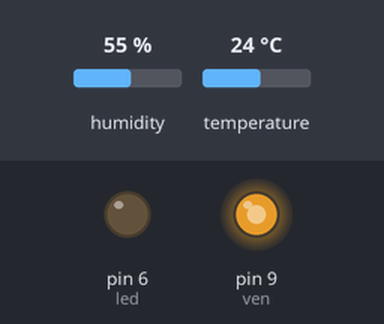
Bench run of a sketch on a simulated Arduino Uno, built with avr-gcc and run on an emulated ATmega328P. On the bench: output pins drawn as LEDs (lit = HIGH). Inputs (shaded band) come from the test bench; at power-on: temperature 24 °C, humidity 55 %. What the sketch prints to the serial monitor is not drawn.

Above: at 1.8 s.
1.9 s: temperature set to 21 °C
3.4 s: temperature set to 18 °C
At 4.5 s:
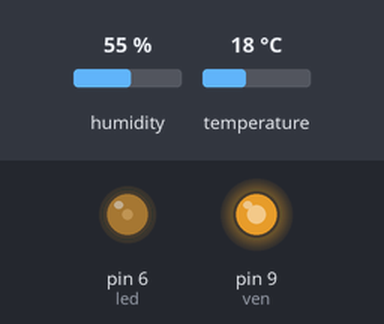
5.6 s: temperature set to 12 °C
At 6.6 s:
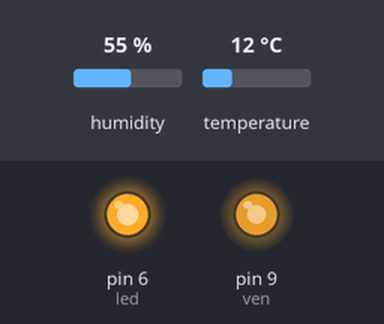
7.6 s: humidity set to 39 %
9.4 s: humidity set to 36 %
At 10.9 s:
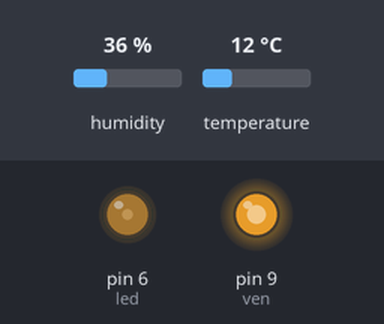
11.7 s: humidity set to 40 %
At 13.0 s:
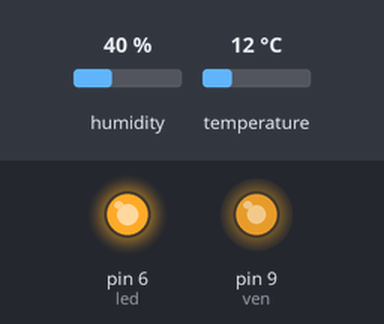
Timing chart, 0 to 14.7 s (numbered marks = the images above; inputs shaded):
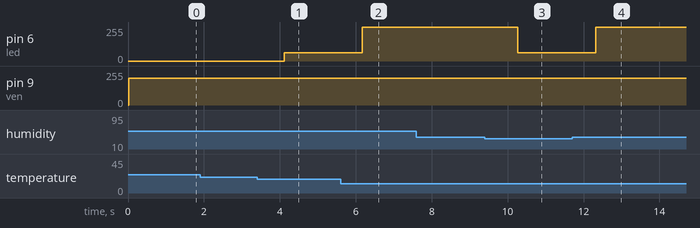

Measured:
- the behaviour switches between 20 and 19 °C on temperature (found by bisection; images 0 and 1)
- the behaviour switches between 38 and 37 % on humidity (found by bisection; images 2 and 3)
- after the input at 1.9 s, every drawn part: stays the same
- after the input at 3.4 s, pin 6 (led): 0/255 → 63/255 after 0.72 s
- after the input at 5.6 s, pin 6 (led): 63/255 → 255/255 after 0.57 s
- after the input at 7.6 s, every drawn part: stays the same
- after the input at 9.4 s, pin 6 (led): 255/255 → 63/255 after 0.87 s
- after the input at 11.7 s, pin 6 (led): 63/255 → 255/255 after 0.62 s

The sketch:

control_temp_ino.ino
```cpp
  #include <DHT11.h>

  int sensor_temp=3;
  // En pwm
  const int led = 6;
  const int ven = 9;


  int temp_muy_baja = 15;
  int temp_baja=17;
  int temperatura_ideal=22;
  int temp_alta=27;
  int temp_muy_alta=32;

  int hume_muy_baja=25;
  int hume_baja=35;
  int humedad_ideal=45;
  int hume_alta=55;
  int hume_muy_alta=65;

  DHT11 dht11(sensor_temp);

  void setup()
  {

       Serial.begin(9600);
      pinMode(led, OUTPUT);
      pinMode(ven,  OUTPUT) ;

  }

  void loop()
  {
      int err;
      float temp, hum;
      if((err=dht11.read(hum, temp))==0)
        {
          Serial.print("Temperatura: ");
          Serial.print(temp);
          Serial.print(" Humedad: ");
          Serial.print(hum);
          Serial.println();

          // Logica difusa led max 255 minimo 0
          // Temperatura muy baja y humedad muy baja
            if(esta_rango(temp_muy_baja,temp) == true && esta_rango(hume_muy_baja,hum) == true){
                // Subida pequeña
                Serial.print("Subida pequeña: ");
                analogWrite(led,63);
            }
              else
           // temp  baja y    humedad baja
            if(esta_rango(temp_muy_baja,temp) == true && esta_rango(hume_baja,hum) == true){
                // Subida pequeña
                Serial.print("Subida pequeña: ");
                analogWrite(led,63);
            }
            else
              // tem mb y hume normal
            if(esta_rango(temp_muy_baja,temp) == true && esta_rango(humedad_ideal,hum) == true){
                // Subida grande
                Serial.print("Subida grande: ");
                analogWrite(led,255);
            }
            else
             // tem mb y hume alta
            if(esta_rango(temp_muy_baja,temp) == true && esta_rango(hume_alta,hum) == true){
                // Subida grande
                  Serial.print("Subida grande: ");
                analogWrite(led,255);
            }
            else
             // tem mb y hume muy alta
            if(esta_rango(temp_muy_baja,temp) == true && esta_rango(hume_muy_alta,hum) == true){
                // Subida grande
                  Serial.print("Subida grande: ");
                analogWrite(led,255);
            }
            else
            // temp baja y hume normal
             if(esta_rango(temp_baja,temp) == true && esta_rango(humedad_ideal,hum) == true){
               // subida pequeña
                Serial.print("Subida pequeña: ");
               analogWrite(led,63);
            }
            else
            // temp baja y hume alta
            if(esta_rango(temp_baja,temp) == true && esta_rango(hume_alta,hum) == true){
               // subida pequeña
                Serial.print("Subida pequeña: ");
               analogWrite(led,63);
            }
            else
              // temp baja y hume muy alta
            if(esta_rango(temp_baja,temp) == true && esta_rango(hume_muy_alta,hum) == true){
               // subida normal
                Serial.print("Subida normal: ");
               analogWrite(led,127);
            }
            else
            // temp normal y humedad alta
            if(esta_rango(temperatura_ideal,temp) == true && esta_rango(hume_muy_alta,hum) == true){
               // bajada pequeña
                Serial.println("bajada pequeña: xD ");
                analogWrite(ven,200);

            }
            else
            // temp alta y humedad norma
            if(esta_rango(temp_alta,temp) == true && esta_rango(humedad_ideal,hum) == true){
               // bajada pequeña
               Serial.println("bajada pequeña: xP ");
               analogWrite(ven,200);

            }
            else
            // temp alta y humedad alta
            if(esta_rango(temp_alta,temp) == true && esta_rango(hume_alta,hum) == true){
               // bajada pequeña
               Serial.println("bajada pequeña: xE ");
               analogWrite(ven,200);

            }
            else
            // temp alta y humedad muy alta
            if(esta_rango(temp_alta,temp) == true && esta_rango(hume_muy_alta,hum) == true){
               // bajada normal
               Serial.print("bajada normal: ");
               analogWrite(ven,240);

            }
            else
          // temp muy alta y humedad muy baja
            if(esta_rango(temp_muy_alta,temp) == true && esta_rango(hume_muy_baja,hum) == true){
               // bajada pequeña
               Serial.println("bajada pequeña: xV ");
               analogWrite(ven,200);


            }
            else
          // temp muy alta y humedad  baja
            if(esta_rango(temp_muy_alta,temp) == true && esta_rango(hume_baja,hum) == true){
               // bajada normal
                Serial.print("bajada normal: ");
                analogWrite(ven,240);


            }
            else

          // temp muy alta y humedad  normal
            if(esta_rango(temp_muy_alta,temp) == true && esta_rango(humedad_ideal,hum) == true){
               // bajada normal
                Serial.print("bajada normal: ");
                analogWrite(ven,240);


            }
            else

              // temp muy alta y humedad  altal
            if(esta_rango(temp_muy_alta,temp) == true && esta_rango(hume_alta,hum) == true){
               // bajada grande
                Serial.print("bajada grande: ");
                analogWrite(ven,255);


            }
            else
                // temp muy alta y humedad muy altal
            if(esta_rango(temp_muy_alta,temp) == true && esta_rango(hume_muy_alta,hum) == true){
                Serial.print("bajada grande: ");
               analogWrite(ven,255);
            }
        }
      else
        {
          Serial.println();
          Serial.print("Error Num :");
          Serial.print(err);
          Serial.println();
        }
      delay(1000);     //Recordad que solo lee una vez por segundo
  }


  boolean esta_rango(int referencia,int valor){
      boolean esta = false;
      int limite_sup = referencia+2;
   // if(valor >= referencia -1){
      if(valor <= limite_sup ){
        esta = true;
      }
    //}

      return esta;
  }
```
